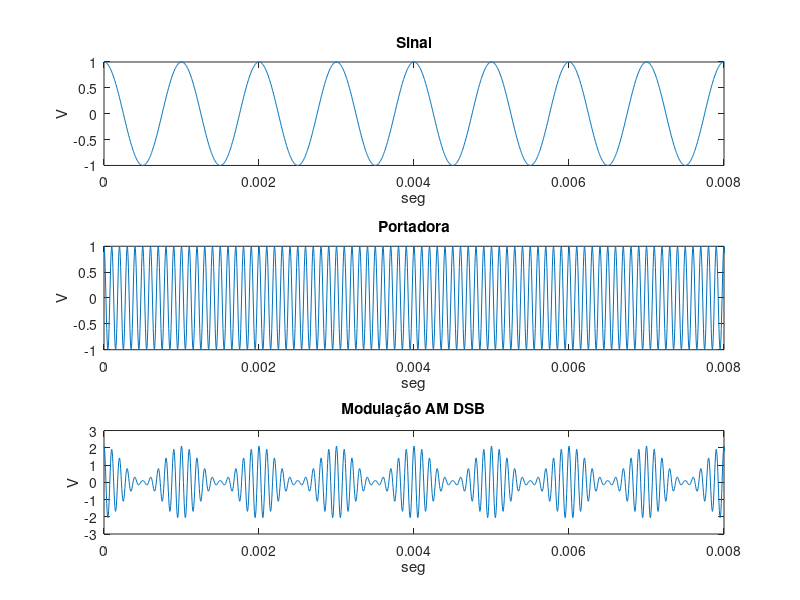

Recreate this plot in MATLAB.
% Modulação AM (Tempo)
% Características do sinal
A0 = 1.1;
Ac = 1;
Am = 1;
fa = 200e3;
t = [0:1/20e4:1];
fr = [-fa/2:1:fa/2];

m_t = cos(2*pi*t*1e3); % Sinal banda-base
c_t = cos(2*pi*t*10e3) % Sinal da portadora
s_t = (A0 + Am.*m_t)*Ac.*c_t; % Sinal modulado

% Plot dos sinais
figure(1);
subplot(311);plot(t,m_t);xlim([0 8e-3]);title('Sinal');xlabel('seg');ylabel('V');
subplot(312);plot(t,c_t);xlim([0 8e-3]);title('Portadora');xlabel('seg');ylabel('V');
subplot(313);plot(t,s_t);xlim([0 8e-3]);title('Modulação AM DSB');xlabel('seg');ylabel('V');
